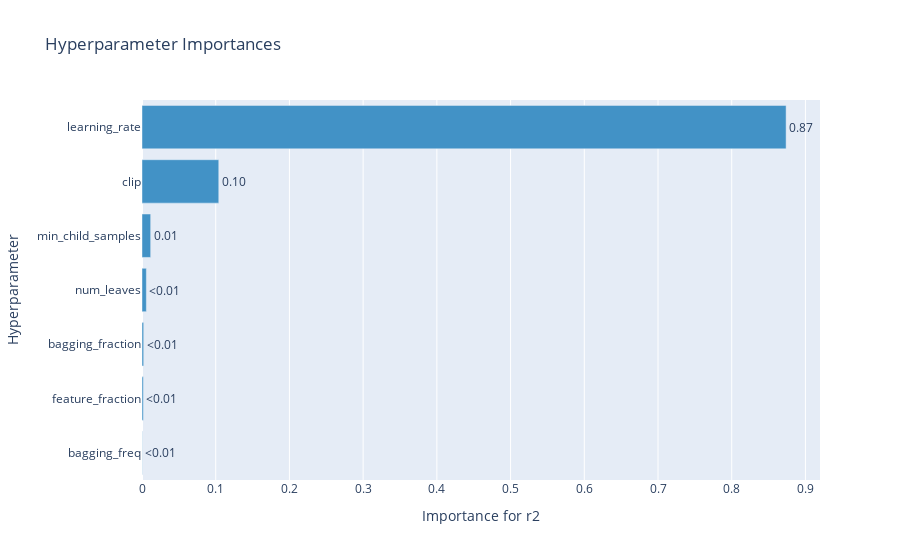

Source (notebook cell):
### Code cell
optuna.visualization.plot_param_importances(
    study, target=lambda t: t.values[1], target_name="r2"
)

### Figure 1 — Plotly figure (JSON) as saved in the notebook; plotly's stock layout.template omitted (floating-point values rounded to 4 significant figures)
{"data": [{"cliponaxis": false, "hovertemplate": ["bagging_freq (IntDistribution): 0.00030203387623494176<extra></extra>", "feature_fraction (FloatDistribution): 0.0018248156025574384<extra></extra>", "bagging_fraction (FloatDistribution): 0.0022824493226741085<extra></extra>", "num_leaves (IntDistribution): 0.005909053037714607<extra></extra>", "min_child_samples (IntDistribution): 0.011765551844561307<extra></extra>", "clip (IntDistribution): 0.10414504846563245<extra></extra>", "learning_rate (FloatDistribution): 0.8737710478506252<extra></extra>"], "marker": {"color": "rgb(66,146,198)"}, "orientation": "h", "text": ["<0.01", "<0.01", "<0.01", "<0.01", "0.01", "0.10", "0.87"], "textposition": "outside", "type": "bar", "x": [0.000302, 0.001825, 0.002282, 0.005909, 0.01177, 0.1041, 0.8738], "y": ["bagging_freq", "feature_fraction", "bagging_fraction", "num_leaves", "min_child_samples", "clip", "learning_rate"]}], "layout": {"showlegend": false, "title": {"text": "Hyperparameter Importances"}, "xaxis": {"title": {"text": "Importance for r2"}}, "yaxis": {"title": {"text": "Hyperparameter"}}}}
